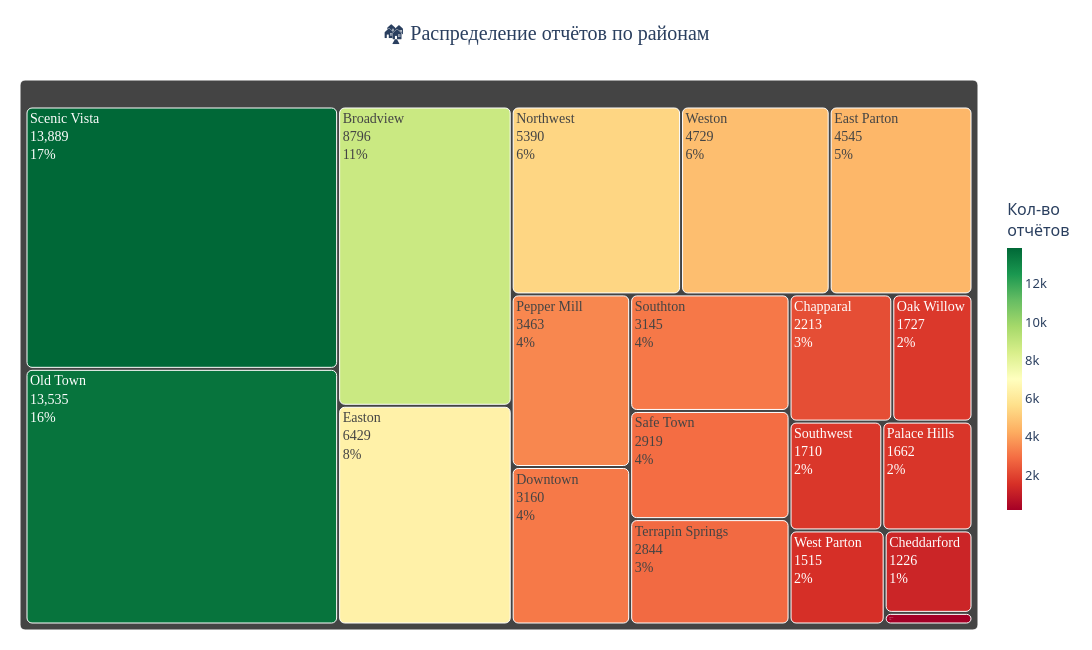

Notebook source saved alongside this figure:
### Markdown cell above
# 3. Анализ

### Code cell
reports_by_area = df.groupby('neighborhood').size().sort_values(ascending=False)
reports_by_area_pct = (reports_by_area / len(df) * 100).round(1)

report_summary = pd.DataFrame({
    'Отчётов': reports_by_area,
    '% от общего': reports_by_area_pct,
    'Кумулятивный %': reports_by_area_pct.cumsum()
})
print(report_summary)

# --- TREEMAP ---
treemap_df = pd.DataFrame({
    'neighborhood': reports_by_area.index,
    'count': reports_by_area.values,
    'pct': reports_by_area_pct.values
})
treemap_df['label'] = treemap_df.apply(
    lambda r: f"{r['neighborhood']}<br>{r['count']} ({r['pct']}%)", axis=1
)

fig = px.treemap(
    treemap_df,
    path=['neighborhood'],
    values='count',
    color='count',
    color_continuous_scale='RdYlGn',
    title='🏘️ Распределение отчётов по районам',
    custom_data=['pct']
)

fig.update_traces(
    textinfo='label+value+percent root',
    textfont=dict(size=14, family='Arial Black'),
    hovertemplate=(
        '<b>%{label}</b><br>'
        'Отчётов: %{value:,}<br>'
        'Доля: %{customdata[0]}%<br>'
        '<extra></extra>'
    ),
    marker=dict(cornerradius=5)
)

fig.update_layout(
    width=1100, height=650,
    font=dict(family='Segoe UI', size=13),
    title=dict(font=dict(size=20, family='Arial Black'), x=0.5),
    coloraxis_colorbar=dict(
        title='Кол-во<br>отчётов',
        thickness=15,
        len=0.6
    ),
    margin=dict(t=80, l=20, r=20, b=20)
)
fig.show()

### Figure 1 — Plotly figure (JSON) as saved in the notebook; plotly's stock layout.template omitted (floating-point values rounded to 4 significant figures)
{"data": [{"branchvalues": "total", "customdata": [["16.7", 13889], ["16.3", 13535], ["10.6", 8796], ["7.7", 6429], ["6.5", 5390], ["5.7", 4729], ["5.5", 4545], ["4.2", 3463], ["3.8", 3160], ["3.8", 3145], ["3.5", 2919], ["3.4", 2844], ["2.7", 2213], ["2.1", 1727], ["2.1", 1710], ["2.0", 1662], ["1.8", 1515], ["1.5", 1226], ["0.2", 173]], "domain": {"x": [0, 1], "y": [0, 1]}, "hovertemplate": "<b>%{label}</b><br>Отчётов: %{value:,}<br>Доля: %{customdata[0]}%<br><extra></extra>", "ids": ["Scenic Vista", "Old Town", "Broadview", "Easton", "Northwest", "Weston", "East Parton", "Pepper Mill", "Downtown", "Southton", "Safe Town", "Terrapin Springs", "Chapparal", "Oak Willow", "Southwest", "Palace Hills", "West Parton", "Cheddarford", "Wilson Forest"], "labels": ["Scenic Vista", "Old Town", "Broadview", "Easton", "Northwest", "Weston", "East Parton", "Pepper Mill", "Downtown", "Southton", "Safe Town", "Terrapin Springs", "Chapparal", "Oak Willow", "Southwest", "Palace Hills", "West Parton", "Cheddarford", "Wilson Forest"], "marker": {"coloraxis": "coloraxis", "colors": [13890.0, 13540.0, 8796.0, 6429.0, 5390.0, 4729.0, 4545.0, 3463.0, 3160.0, 3145.0, 2919.0, 2844.0, 2213.0, 1727.0, 1710.0, 1662.0, 1515.0, 1226.0, 173.0], "cornerradius": 5}, "name": "", "parents": ["", "", "", "", "", "", "", "", "", "", "", "", "", "", "", "", "", "", ""], "textfont": {"family": "Arial Black", "size": 14}, "textinfo": "label+value+percent root", "type": "treemap", "values": [13890.0, 13540.0, 8796.0, 6429.0, 5390.0, 4729.0, 4545.0, 3463.0, 3160.0, 3145.0, 2919.0, 2844.0, 2213.0, 1727.0, 1710.0, 1662.0, 1515.0, 1226.0, 173.0]}], "layout": {"coloraxis": {"colorbar": {"len": 0.6, "thickness": 15, "title": {"text": "Кол-во<br>отчётов"}}, "colorscale": [[0, "rgb(165,0,38)"], [0.1, "rgb(215,48,39)"], [0.2, "rgb(244,109,67)"], [0.3, "rgb(253,174,97)"], [0.4, "rgb(254,224,139)"], [0.5, "rgb(255,255,191)"], [0.6, "rgb(217,239,139)"], [0.7, "rgb(166,217,106)"], [0.8, "rgb(102,189,99)"], [0.9, "rgb(26,152,80)"], [1, "rgb(0,104,55)"]]}, "font": {"family": "Segoe UI", "size": 13}, "height": 650, "legend": {"tracegroupgap": 0}, "margin": {"b": 20, "l": 20, "r": 20, "t": 80}, "title": {"font": {"family": "Arial Black", "size": 20}, "text": "🏘️ Распределение отчётов по районам", "x": 0.5}, "width": 1100}}
